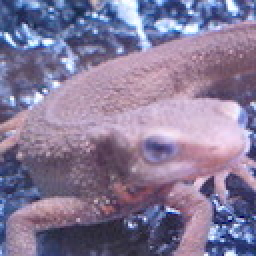
#> input picture Q_41_50/imori.jpg, 128 x 128 px (shown 2 times larger)
$ python 50.py   (older library calls are emulated)
#> lines starting #> are read from the running program, lines starting #| are printed output that depends on the picture; after the words box and inside, x2 and y2 are one past the last pixel; in counts of white or black regions, pixels touching at a corner belong together
### Q_41_50/save.py
import cv2

def result(img, name):
    cv2.imwrite(name+".jpg", img)
    cv2.imshow(name, img)
    cv2.waitKey(0)
    cv2.destroyAllWindows()

### Q_41_50/50.py

# coding: utf-8

# In[1]:


import cv2
import numpy as np
from save import result

img = cv2.imread("imori.jpg").astype(np.float32)
H, W, C = img.shape
#> H = 128; W = 128; C = 3
b = img[:, :, 0].copy()
g = img[:, :, 1].copy()
r = img[:, :, 2].copy()

gray_img = 0.2126*r + 0.7152*g + 0.0772*b

##### Canny method
# Gaussian filter
K_size = 5
s = 1.4

# 0 padding
pad = K_size // 2
gauss_out = np.zeros((pad*2+H, pad*2+W), dtype=np.float32)
gauss_out = np.pad(gray_img, (pad, pad), 'edge')
tmp = gauss_out.copy()

K_gauss = np.zeros((K_size, K_size), dtype=np.float32)
for y in range(-pad, -pad+K_size):
    for x in range(-pad, -pad+K_size):
        K_gauss[pad+y, pad+x] = np.exp( -(x**2 + y**2) / (2 * (s**2))) / (s * np.sqrt(2 * np.pi))

K_gauss /= K_gauss.sum()

for y in range(H):
    for x in range(W):
        gauss_out[pad+y, pad+x] = np.sum(K_gauss * tmp[y:y+K_size, x:x+K_size])
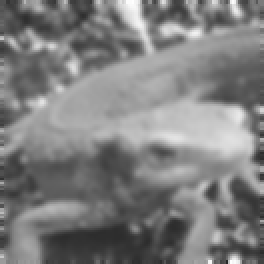
#> gauss_out: shape (132, 132) float32 (shown 2 times larger); min 41.97, max 255, mean 126.5


# Sobel filter
sobel_v = np.array([ [1., 2., 1.], [0., 0., 0.], [-1., -2., -1.] ], dtype=np.float32)
sobel_h = np.array([ [1., 0., -1.], [2., 0., -2.], [1., 0., -1.] ], dtype=np.float32)

gauss_out = gauss_out[pad-1:H+pad+1, pad-1:W+pad+1]
#> gauss_out: shape (130, 130) float32

# 0 padding
K_size = 3
pad = K_size // 2
fy = np.zeros_like(gauss_out, dtype=np.float32)
fx = np.zeros_like(gauss_out, dtype=np.float32)

for y in range(H):
    for x in range(W):
        fy[pad+y, pad+x] = np.sum(sobel_v * gauss_out[y:y+K_size, x:x+K_size])
        fx[pad+y, pad+x] = np.sum(sobel_h * gauss_out[y:y+K_size, x:x+K_size])
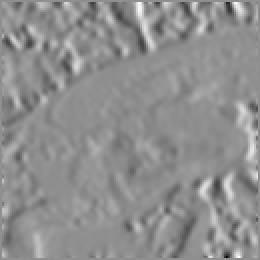
#> fx: shape (130, 130) float32 (shown 2 times larger); min -470.8, max 368.1, mean 0.3; drawn with min black and max white
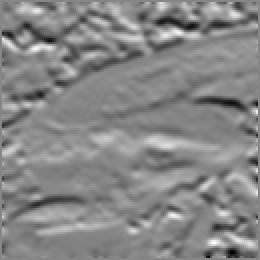
#> fy: shape (130, 130) float32 (shown 2 times larger); min -331.2, max 298.5, mean 1.8; drawn with min black and max white

fx = fx[pad:pad+H, pad:pad+W]
#> fx: shape (128, 128) float32
fy = fy[pad:pad+H, pad:pad+W]
#> fy: shape (128, 128) float32

edge = np.sqrt(np.power(fx, 2) + np.power(fy, 2))
tan = np.arctan(fy / fx)


edge = edge.astype(np.uint8)

angle = np.zeros_like(tan, dtype=np.uint8)
angle[np.where((-0.4142 < tan) & (tan <= 0.4142))] = 0
angle[np.where((0.4142 < tan) & (tan < 2.4142))] = 45
angle[np.where((2.4142 <= tan) | (tan <= -2.4142))] = 90
angle[np.where((-2.4142 < tan) & (tan <= -0.4142))] = 135
angle = angle.astype(np.uint8)

# Non-maximum suppression による細線化
for y in range(H):
    for x in range(W):
        if angle[y, x] == 0:
            dx1, dx2, dy1, dy2 = -1, 1, 0, 0
        if angle[y, x] == 45:
            dx1, dx2, dy1, dy2 = -1, 1, 1, -1
        if angle[y, x] == 90:
            dx1, dx2, dy1, dy2 =  0, 0, -1, 1
        if angle[y, x] == 135:
            dx1, dx2, dy1, dy2 = -1, 1, -1, 1
        if x == 0:
            dx1 = 0
        if x == W-1:
            dx2 = 0
        if y == 0:
            dy1 = max(dy1, 0)
            dy2 = max(dy2, 0)
        if y == H-1:
            dy1 = min(dy1, 0)
            dy2 = min(dy2, 0)
        if max(max(edge[y, x], edge[y+dy1,x+dx1]), edge[y+dy2, x+dx2]) != edge[y, x]:
            edge[y, x] = 0

# ヒステリシス閾値処理
HT = 100
LT = 30

edge_ = edge.copy()
edge_[edge_ >= HT] = 255
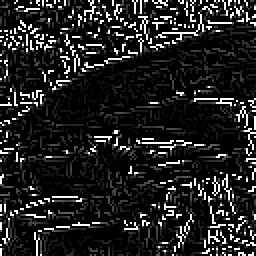
#> edge_: shape (128, 128) (shown 2 times larger); min 0, max 255, mean 32.6
edge_[edge_ <= LT] = 0
#> edge_: shape (128, 128); 8.05% of pixels changed, all inside (x1, y1, x2, y2) = (0, 1, 128, 128)
check = np.array(np.where((LT < edge_) & (edge_ < HT)))
for i in range(len(check.T)):
    y, x = check[0][i], check[1][i]
    for dy in range(-1, 2):
        for dx in range(-1, 2):
            X = max(min(0, x+dx), W-1)
            Y = max(min(0, y+dy), H-1)
            if (edge_[Y, X] >= HT):
                edge_[y, x] = 255
            else:
                edge_[y, x] = 0
#> this loop made 2230 passes
#> (y, x) on passes 1 to 3: (0, 1), (0, 15), (0, 34)
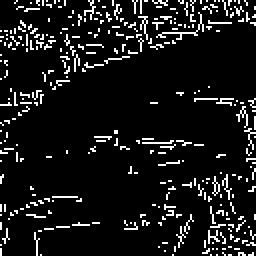
#> edge_: shape (128, 128) (shown 2 times larger); 9% white in thin lines or dots


# In[2]:


# Opening processing
n_iter = 1
kernel = np.array([ [0, 1, 0], [1, 0, 1], [0, 1, 0] ], dtype=np.int)
out = edge_.copy()

# morphology (Dilation)
for _ in range(n_iter):
    tmp = np.pad(out, (1,1), 'edge')
    for y in range(1, H+1):
        for x in range(1, W+1):
            if (np.sum(kernel * tmp[y-1:y+2, x-1:x+2]) >= 255):
                out[y-1, x-1] = 255
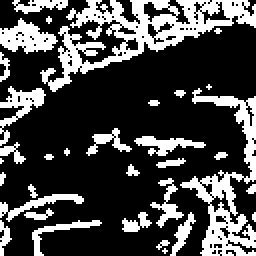
#> out: shape (128, 128) (shown 2 times larger); 27.5% white; 33 white regions (15 under 20 px), largest, box (x1, y1, x2, y2) and area: (20, 0, 128, 46) 1581, (90, 44, 128, 128) 985, (0, 9, 29, 27) 291

# morphology (Erosion)
for _ in range(n_iter):
    tmp = np.pad(out, (1,1), 'edge')
    for y in range(1, H+1):
        for x in range(1, W+1):
            if (np.sum(kernel * tmp[y-1:y+2, x-1:x+2]) < 255*4):
                out[y-1, x-1] = 0
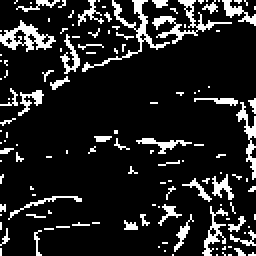
#> out: shape (128, 128) (shown 2 times larger); 13.2% white in thin lines or dots


out = out.astype(np.uint8)


# In[3]:


result(out, "50")
